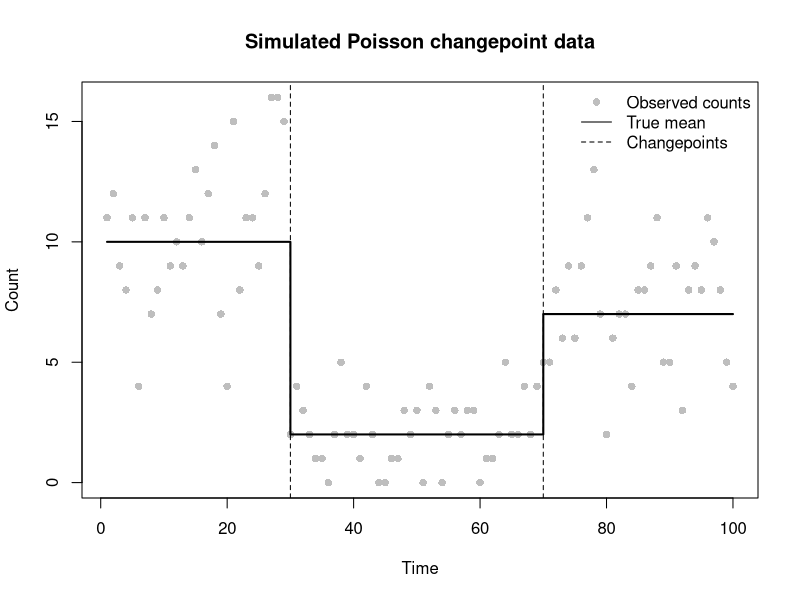
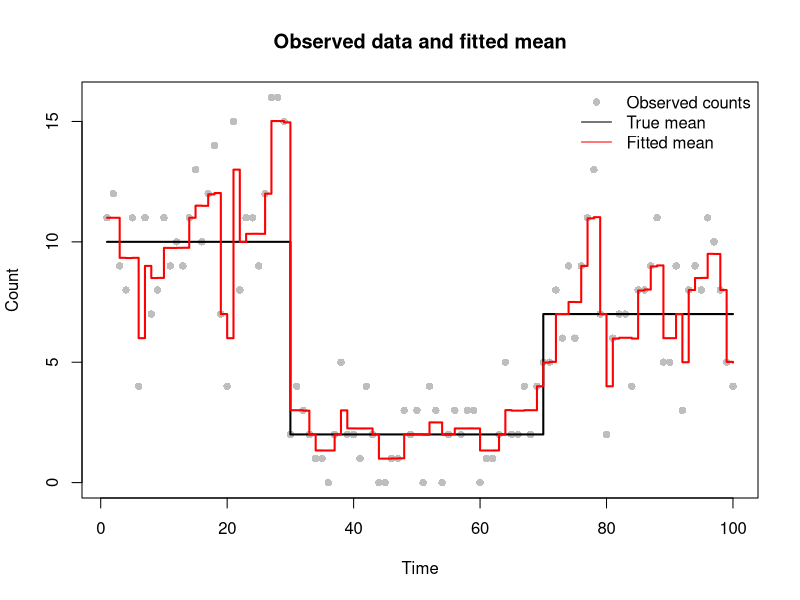
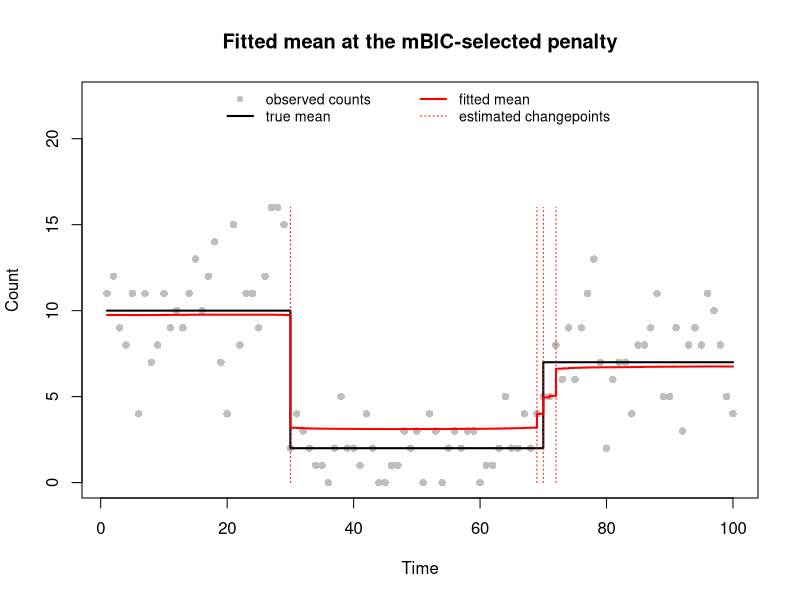

Reproduce these figures in R, in order.
# Aishah ALmubarak   S2957708
# Yizhen Ge          S3027690
# Ziyi Wang          S2945970

# Team Member Contributions
# Ziyi Wang        Q1-3
# Aishah ALmubarak Q4-5
# Yizhen Ge        Q6-7


## Purpose of this script:
# estimate changepoints in poisson count data using a smoothed lasso
# penalty. the mean count is modelled as a baseline plus a change at
# each time step, on the log scale; the penalty shrinks most changes
# to (near) zero so that only genuine changepoints remain.

# What the script does:
# 1. simulate 100 poisson counts with two known changepoints
# 2. define the penalised objective, its gradient and hessian, and
#    check the derivatives by finite differencing
# 3. fit the model by bfgs at lambda = 1 and compare with the truth
# 4. choose lambda by minimising the modified bic over a grid, using
#    the effective degrees of freedom to count changepoints
# 5. refit at the best lambda, estimate the number of changepoints
#    and locate them at the largest changes, and plot the fit
# 6. assess uncertainty by parametric bootstrap: resimulate from the
#    fitted mean, refit B = 200 times, and bias-correct the mean and
#    its 95% confidence bands
# 7. produce a final plot of the data, true mean, fitted mean, the
#    bias-corrected mean and its 95% confidence limits

#STEP 1
#simulate 100 independent poisson counts with two known changepoints
#the mean changes from 10 to 2 at time 30 and from 2 to 7 at time 70
#the simulated counts are used to test the estimation method

set.seed(12345)
n <- 100
time <- 1:n
tau_true <- c(1, 30, 70, n+1)
m_true <- length(tau_true)-2
theta_true <- c(10, 2, 7)

#assign a constant poisson mean to each segment
mu_true <- numeric(n)
for(i in seq_along(theta_true)){
  mu_true[tau_true[i]:(tau_true[i+1]-1)] <- theta_true[i]
}

#generate random counts using the true mean function
y <- rpois(n, lambda=mu_true)

#show the simulated counts, true means and changepoint positions
plot(time, y, pch=16, col="grey",
     xlab="Time", ylab="Count",
     main="Simulated Poisson changepoint data")
lines(time, mu_true, col="black", lwd=2, type="s")
abline(v=tau_true[-c(1,length(tau_true))], lty="dashed")

legend("topright",
       legend=c("Observed counts", "True mean", "Changepoints"),
       col=c("grey", "black", "black"),
       pch=c(16, NA, NA),
       lty=c(NA, 1, 2),
       bty="n")


#STEP 2
#calculate the smoothed lasso-penalised negative log-likelihood

#beta contains the initial log mean and subsequent changes in log mean
#beta[1] is the initial log mean, and beta[k] is the change at time k
#zero changes indicate that the mean remains constant

#y contains the observed poisson counts

#lambda controls the penalty strength and eps controls smoothing

#return a single objective value to be minimised

poission_lasso_objective <- function(beta, y, lambda=1, eps=1e-6){
  
  #recover positive poisson means from cumulative log changes
  eta <- cumsum(beta)
  mu <- exp(eta)
  
  #measure how well the model explains the observed counts
  neg_loglik <- -sum(dpois(y, lambda=mu, log=TRUE))
  
  #penalise changes in log mean, excluding the initial level
  penalty <- lambda*sum(sqrt(beta[-1]^2+eps))
  
  #combine data fit and penalty into one objective value
  objective <- neg_loglik+penalty
  
  return(objective)
}


#calculate the gradient of the penalised objective function
#use the same inputs as the objective function
#return one first derivative for each element of beta

poission_lasso_grad <- function(beta, y, lambda=1, eps=1e-6){
  
  #recover the poisson means from the current parameters
  eta <- cumsum(beta)
  mu <- exp(eta)
  
  #each beta affects its own and all later means
  #sum residuals backwards to obtain the likelihood gradient
  grad_loglik <- rev(cumsum(rev(mu-y)))
  
  #calculate the derivative of the smoothed penalty
  #the initial log mean is not penalised
  grad_penalty <- numeric(length(beta))
  grad_penalty[-1] <- lambda*beta[-1]/sqrt(beta[-1]^2+eps)
  
  #combine the likelihood and penalty gradients
  grad <- grad_loglik+grad_penalty
  
  return(grad)
}


#calculate the hessian of the penalised objective function
#use the same inputs as the objective function
#return a square matrix of second derivatives with respect to beta

poission_lasso_hess <- function(beta, y, lambda=1, eps=1e-6){
  
  #recover the poisson means from the current parameters
  n <- length(beta)
  eta <- cumsum(beta)
  mu <- exp(eta)
  
  #construct a matrix linking changes in log mean to each time point
  #each row includes the initial level and all earlier changes
  X <- matrix(0, n, n)
  X[lower.tri(X, diag=TRUE)] <- 1
  
  #calculate the curvature of the negative log-likelihood
  hess_loglik <- t(X) %*% (mu*X)
  
  #calculate the second derivatives of the smoothed penalty
  #the penalty contributes only to the diagonal
  hess_penalty <- numeric(n)
  hess_penalty[-1] <- lambda*eps/(beta[-1]^2+eps)^(3/2)
  
  #combine both parts into the full hessian matrix
  hess <- hess_loglik+diag(hess_penalty)
  
  return(hess)
}


#check the analytical gradient using finite differences
#change each beta slightly and compare objective values
#the numerical and analytical gradients should be close

beta_test <- c(log(mean(y)), rep(0, n-1))
step <- 1e-5
grad_fd <- numeric(n)

for(i in 1:n){
  beta1 <- beta_test
  beta2 <- beta_test
  
  beta1[i] <- beta1[i]+step
  beta2[i] <- beta2[i]-step
  
  objective1 <- poission_lasso_objective(beta1, y)
  objective2 <- poission_lasso_objective(beta2, y)
  
  grad_fd[i] <- (objective1-objective2)/(2*step)
}


#report the largest difference between the two gradients
max(abs(grad_fd-poission_lasso_grad(beta_test, y)))

#check the analytical hessian using finite differences
#change each beta and measure the change in the gradient
#the numerical and analytical hessians should be close

grad0 <- poission_lasso_grad(beta_test, y)
hess_fd <- matrix(0, n, n)

for(i in 1:n){
  beta1 <- beta_test
  beta2 <- beta_test
  
  beta1[i] <- beta1[i]+step
  beta2[i] <- beta2[i]-step
  
  grad1 <- poission_lasso_grad(beta1, y)
  grad2 <- poission_lasso_grad(beta2, y)
  
  hess_fd[i,] <- (grad1-grad2)/(2*step)
}

#report the largest difference between the two hessians
max(abs(hess_fd-poission_lasso_hess(beta_test, y)))

# retest at a point with non-zero changes so the penalty terms are
# exercised too. a fixed vector is used so no random draws are consumed
# and the results stay reproducible.
beta_test2 <- c(log(mean(y)), 0.3*sin(1:(n-1)))

grad_fd2 <- numeric(n)
for(i in 1:n){
  beta1 <- beta_test2
  beta2 <- beta_test2
  beta1[i] <- beta1[i]+step
  beta2[i] <- beta2[i]-step
  grad_fd2[i] <- (poission_lasso_objective(beta1, y) -
                    poission_lasso_objective(beta2, y))/(2*step)
}
# largest gradient difference at a non-zero beta (should be ~0)
max(abs(grad_fd2-poission_lasso_grad(beta_test2, y)))

hess_fd2 <- matrix(0, n, n)
for(i in 1:n){
  beta1 <- beta_test2
  beta2 <- beta_test2
  beta1[i] <- beta1[i]+step
  beta2[i] <- beta2[i]-step
  hess_fd2[i,] <- (poission_lasso_grad(beta1, y) -
                     poission_lasso_grad(beta2, y))/(2*step)
}
# largest hessian difference is small next to the entries (hundreds/1000s)
max(abs(hess_fd2-poission_lasso_hess(beta_test2, y)))

#STEP 3
#fit the poisson changepoint model using bfgs
#start with a constant mean equal to the observed sample mean
#use lambda=1 as an initial penalty value

beta_init <- c(log(mean(y)), rep(0, n-1))

fit <- optim(
  par=beta_init,
  fn=poission_lasso_objective,
  gr=poission_lasso_grad,
  y=y,
  lambda=1,
  method="BFGS",
  control=list(maxit=10000, reltol=1e-9)
)

#check whether the optimisation converged successfully
#convergence code 0 indicates normal termination
fit$convergence

if(fit$convergence != 0){
  stop("Optimisation did not converge")
}

#recover the fitted mean function from the estimated parameters
beta_hat <- fit$par
mu_hat <- exp(cumsum(beta_hat))

#compare the estimated means with the known true means
#check whether the fitted model captures the main changes in the data
plot(time, y, pch=16, col="grey",
     xlab="Time", ylab="Count",
     main="Observed data and fitted mean")

lines(time, mu_true, col="black", lwd=2, type="s")
lines(time, mu_hat, col="red", lwd=2, type="s")

legend("topright",
       legend=c("Observed counts", "True mean", "Fitted mean"),
       col=c("grey", "black", "red"),
       pch=c(16, NA, NA),
       lty=c(NA, 1, 1),
       bty="n")
# with lambda = 1 the penalty is too weak, so the fitted mean zig-zags
# and suggests changes at many time points. Noticeably, it broadly follows
# the time varying trend in the data: high up to ~30, low from ~30 to ~70, then
# medium, which confirms the model and optimiser are working.

# STEP 4: 
# choosing the penalty lambda by mBIC
# lambda = 1 in step 3 was arbitrary, but lambda sets the price of every
# jump and it decides how many changepoints the model finds. We choose it
# by minimizing mbic = 3*m*log(n) - 2*loglik over a grid of log lambda:
# (-1, 5, by = 0.05).
# Since the smoothed penalty never sets a beta exactly to zero, the number
# of changepoints is measured by edf = trace(H_lambda^{-1} H_0) - 1.

fit_lasso <- function(beta0, y, lambda) {
  # fit the model at one lambda by BFGS, using the analytic gradient.
  # y and lambda are passed on to fn and gr via optim's '...' argument.
  fit <- optim(beta0, poission_lasso_objective, gr=poission_lasso_grad,
               y=y, lambda=lambda, method="BFGS",
               control=list(maxit=10000, reltol=1e-9))
  g <- poission_lasso_grad(fit$par, y, lambda=lambda) # grad at optimum
  H <- poission_lasso_hess(fit$par, y, lambda=lambda) # Hessian at optimum
  # conditions for a minimum: gradient 'close enough' to zero, and
  # Hessian positive definite (tested by whether a Cholesky works)
  R <- try(chol(H), silent=TRUE)
  list(beta=fit$par, conv=fit$convergence, counts=fit$counts,
       grad=max(abs(g))/lambda, # gradient relative to the penalty pull
       pd=!inherits(R, "try-error"), H=H, R=R)
} # fit_lasso

edf_lasso <- function(fit, y) {
  # effective degrees of freedom, trace(H_lambda^{-1} H_0), at a fitted beta.
  # H_lambda^{-1} is formed from its Cholesky factor, as chol2inv(chol(H)).
  H_0 <- poission_lasso_hess(fit$beta, y, lambda=0) # likelihood only
  sum(diag(chol2inv(fit$R) %*% H_0))
} # edf_lasso

log_lambda <- seq(-1, 5, by=0.05)   # grid of log penalty values
lambda <- exp(log_lambda)           # penalty values
n_lambdas <- length(lambda)

# one row of results per penalty value
grid_res <- data.frame(log_lambda=log_lambda, lambda=lambda, conv=NA,
                       grad=NA, pd=NA, edf=NA, m_changes=NA, loglik=NA,
                       mbic=NA)
beta_store <- matrix(NA, n_lambdas, n) # fitted beta for each lambda

beta_start <- c(log(mean(y)), rep(0, n-1)) # constant mean to start

for (j in 1:n_lambdas) { # loop over penalty values
  # (a) fit, warm starting from the previous lambda's solution
  fit_j <- fit_lasso(beta_start, y, lambda[j])
  beta_store[j, ] <- beta_start <- fit_j$beta
  grid_res$conv[j] <- fit_j$conv   # 0 means optim reports convergence
  grid_res$grad[j] <- fit_j$grad   # should be close to zero
  grid_res$pd[j] <- fit_j$pd       # TRUE if genuine minimum
  
  # (b) effective degrees of freedom
  grid_res$edf[j] <- edf_lasso(fit_j, y)
  
  # (c) unpenalised log likelihood (on the log scale), m and mbic
  mu_j <- exp(cumsum(fit_j$beta))
  grid_res$loglik[j] <- sum(dpois(y, mu_j, log=TRUE))
  grid_res$m_changes[j] <- grid_res$edf[j] - 1 # remove baseline beta[1]
  grid_res$mbic[j] <- 3*grid_res$m_changes[j]*log(n) -
    2*grid_res$loglik[j]
} # end of loop over penalty values

# verify convergence over the whole grid
all(grid_res$conv == 0) # optim's convergence code
max(grid_res$grad)      # largest relative gradient at an optimum
all(grid_res$pd)        # every Hessian positive definite

best <- which.min(grid_res$mbic) # penalty minimising mbic
lambda_best <- lambda[best]
# summary of the selected penalty: lambda, convergence, edf, m and mbic
round(grid_res[best, ], 3)

# mbic either side of the minimum, to see how well defined it is
round(grid_res[(best-3):(best+3), c("log_lambda","m_changes","mbic")], 2)

# best is the global minimiser over the grid, the rows either side
# of it confirm it is a clear minimum and not a flat region


# STEP 5:
# fit model and changepoint locations
# refit at the penalty chosen by mBIC, estimate the number of changepoints
# as the floor of the effective number, and place them at the largest
# estimated jumps |beta_k|, k >= 2.

# refit at lambda_best, starting from the solution stored in step 4
fit_best <- fit_lasso(beta_store[best, ], y, lambda_best)
# verify the values:
# conv should be 0, grad close to 0, pd =1 positive Hessian
c(conv=fit_best$conv, grad=fit_best$grad, pd=fit_best$pd) 

beta_best <- fit_best$beta
mu_best <- exp(cumsum(beta_best)) # fitted mean function

# effective and estimated number of changepoints
m_tilde <- edf_lasso(fit_best, y) - 1 # -1 to exclude beta 1
m_hat <- floor(m_tilde)
c(m_tilde=m_tilde, m_hat=m_hat)

# rank the jumps by size, excluding the baseline beta[1]; adding 1
# converts positions in beta[-1] back to time points
jump_order <- order(abs(beta_best[-1]), decreasing=TRUE) + 1
tau_hat <- sort(jump_order[1:m_hat])

# estimated changepoint locations:
tau_hat

# size of each detected jump and the factor it multiplies the mean by
round(data.frame(time=tau_hat, beta=beta_best[tau_hat],
                 factor=exp(beta_best[tau_hat])), 3)

# true and fitted level within each true segment
seg <- cut(time, breaks=tau_true, right=FALSE)
round(cbind(true=theta_true, fitted=tapply(mu_best, seg, mean)), 2)

# plot the data, true mean and fitted mean, with the detected 
# changepoints
plot(time, y, pch=16, col="grey", xlab="Time", ylab="Count",
     ylim=c(0, 1.4*max(y)), main="Fitted mean at the mBIC-selected penalty")
lines(time, mu_true, type="s", lwd=2)
lines(time, mu_best, type="s", lwd=2, col="red")
segments(tau_hat, 0, tau_hat, max(y), lty="dotted", col="red")
legend("top", ncol=2, bty="n", cex=0.85,
       legend=c("observed counts", "true mean", "fitted mean",
                "estimated changepoints"),
       pch=c(16, NA, NA, NA), lty=c(NA, "solid", "solid", "dotted"),
       lwd=c(NA, 2, 2, 1), col=c("grey", "black", "red", "red"))

# we notice from the plot:
# the drop at time 30 is detected cleanly, as one large change that
# multiplies the mean by about 0.32. the rise near time 70 is detected
# also, but split across times 69, 70 and 72 instead of one jump. this is
# because the counts there rise gradually, and the lasso penalty charges
# for the total size of the changes, so several small steps cost about
# the same as one big step. as a result m_hat = 4 overestimates the true
# m = 2, although every detected time lies at or next to a real change.
# the fitted levels (9.79, 3.10, 6.64) are also pulled towards the
# overall mean compared with the truth (10, 2, 7), because the penalty
# is shrinking every change towards zero.
